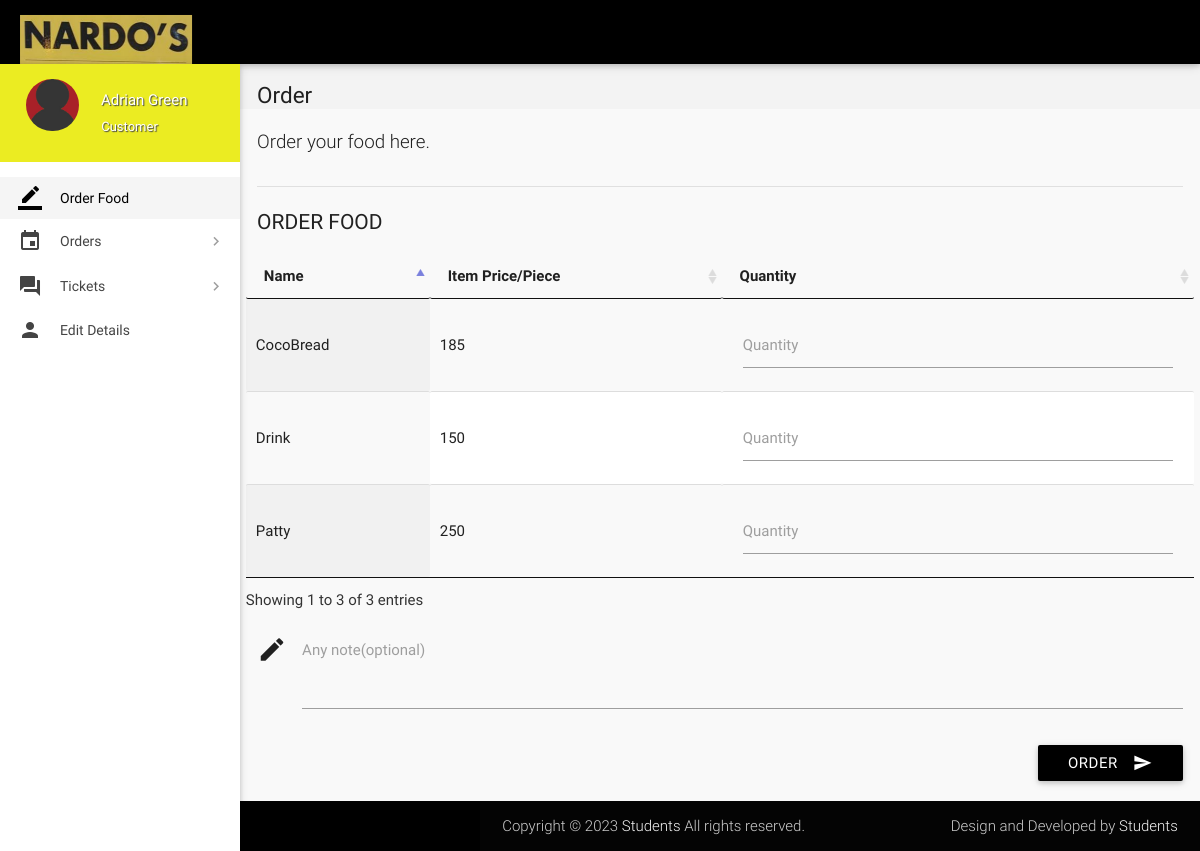
Page /index.php (signed in) on the committed database.
### tables this page shows
CREATE TABLE `items` (
  `id` int(11) NOT NULL,
  `name` varchar(20) NOT NULL,
  `price` int(11) NOT NULL,
  `deleted` tinyint(4) NOT NULL DEFAULT '0'
);

### includes/connect.php (called while the page is built, shortened)
<?php
$name = $_SESSION['name'];
$role = $_SESSION['role'];
?>

### index.php (the view, shortened to what this page needs)
<?php
include 'includes/connect.php';
	if($_SESSION['customer_sid']==session_id())
	{
		?>
<!DOCTYPE html>
<html lang="en">
<head>
  <link href="css/materialize.min.css" type="text/css" rel="stylesheet" media="screen,projection">
  <link href="css/style.min.css" type="text/css" rel="stylesheet" media="screen,projection">
  <link href="css/custom/custom.min.css" type="text/css" rel="stylesheet" media="screen,projection">
  <link href="js/plugins/perfect-scrollbar/perfect-scrollbar.css" type="text/css" rel="stylesheet" media="screen,projection">
  <link href="js/plugins/data-tables/css/jquery.dataTables.min.css" type="text/css" rel="stylesheet" media="screen,projection">
</head>
<body>
  <header id="header" class="page-topbar">
        <div class="navbar-fixed">
            <nav class="navbar-color">
                <div class="nav-wrapper">
                    <ul class="left">
                      <li><h1 class="logo-wrapper"><a href="index.php" class="brand-logo darken-1"><img src="images/materialize-logo.png" alt="logo"></a> <span class="logo-text">Logo</span></h1></li>
                    </ul>
                </div>
            </nav>
        </div>
  </header>
  <div id="main">
    <div class="wrapper">
      <aside id="left-sidebar-nav">
        <ul id="slide-out" class="side-nav fixed leftside-navigation">
            <li class="user-details cyan darken-2">
            <div class="row">
                <div class="col col s4 m4 l4">
                    <img src="images/avatar.jpg" alt="" class="circle responsive-img valign profile-image">
                </div>
                <div class="col col s8 m8 l8">
                    <a class="btn-flat dropdown-button waves-effect waves-light white-text profile-btn" href="#" data-activates="profile-dropdown"><?php echo $name;?> <i class="mdi-navigation-arrow-drop-down right"></i></a>
                    <p class="user-roal"><?php echo $role;?></p>
                </div>
            </div>
            </li>
            <li class="bold active"><a href="index.php" class="waves-effect waves-cyan"><i class="mdi-editor-border-color"></i> Order Food</a>
            </li>
                <li class="no-padding">
                    <ul class="collapsible collapsible-accordion">
                        <li class="bold"><a class="collapsible-header waves-effect waves-cyan"><i class="mdi-editor-insert-invitation"></i> Orders</a>
                        </li>
                    </ul>
                </li>
                <li class="no-padding">
                    <ul class="collapsible collapsible-accordion">
                        <li class="bold"><a class="collapsible-header waves-effect waves-cyan"><i class="mdi-action-question-answer"></i> Tickets</a>
                        </li>
                    </ul>
                </li>
            <li class="bold"><a href="details.php" class="waves-effect waves-cyan"><i class="mdi-social-person"></i> Edit Details</a>
            </li>
        </ul>
        </aside>
      <section id="content">
        <div id="breadcrumbs-wrapper">
          <div class="container">
            <div class="row">
              <div class="col s12 m12 l12">
                <h5 class="breadcrumbs-title">Order</h5>
              </div>
            </div>
          </div>
        </div>
        <div class="container">
          <p class="caption">Order your food here.</p>
          <div class="divider"></div>
		  <form class="formValidate" id="formValidate" method="post" action="place-order.php" novalidate="novalidate">
            <div class="row">
              <div class="col s12 m4 l3">
                <h4 class="header">Order Food</h4>
              </div>
              <div>
                  <table id="data-table-customer" class="responsive-table display" cellspacing="0">
                    <thead>
                      <tr>
                        <th>Name</th>
                        <th>Item Price/Piece</th>
                        <th>Quantity</th>
                      </tr>
                    </thead>
                    <tbody>
				<?php
				$result = mysqli_query($con, "SELECT * FROM items where not deleted;");
				while($row = mysqli_fetch_array($result))
				{
					echo '<tr><td>'.$row["name"].'</td><td>'.$row["price"].'</td>';
					echo '<td><div class="input-field col s12"><label for='.$row["id"].' class="">Quantity</label>';
					echo '<input id="'.$row["id"].'" name="'.$row['id'].'" type="text" data-error=".errorTxt'.$row["id"].'"><div class="errorTxt'.$row["id"].'"></div></td></tr>';
				}
				?>
                    </tbody>
</table>
              </div>
			  <div class="input-field col s12">
              <i class="mdi-editor-mode-edit prefix"></i>
              <textarea id="description" name="description" class="materialize-textarea"></textarea>
              <label for="description" class="">Any note(optional)</label>
			  </div>
			  <div>
			  <div class="input-field col s12">
                              <button class="btn cyan waves-effect waves-light right" type="submit" name="action">Order
                                <i class="mdi-content-send right"></i>
                              </button>
                            </div>
            </div>
			</form>
          </div>
        </div>
  </div>
  <footer class="page-footer">
    <div class="footer-copyright">
      <div class="container">
        <span>Copyright © 2023 <a class="grey-text text-lighten-4" href="#" target="_blank">Students</a> All rights reserved.</span>
        <span class="right"> Design and Developed by <a class="grey-text text-lighten-4" href="#">Students</a></span>
        </div>
    </div>
  </footer>
</body>
</html>
<?php
	}
?>

### rows in the picture
items: name "Patty", price "250"
items: name "CocoBread", price "185"
items: name "Drink", price "150"

### other values in the picture
$name "Adrian Green"
$role "Customer"
